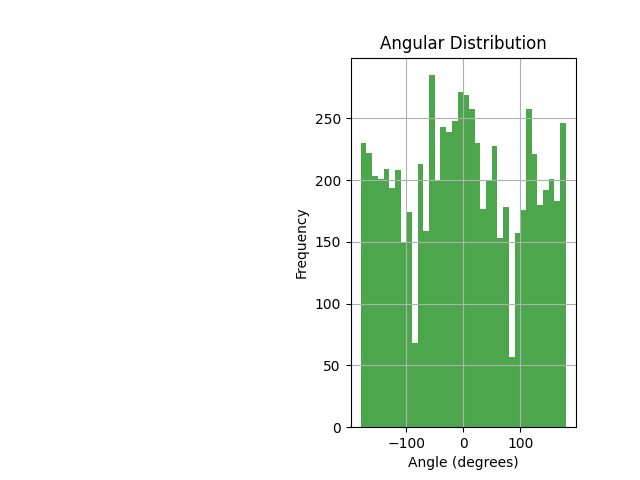
#> input picture CCA/1/angular_hist1.png, 640 x 480 px
$ python -i pattern_analyzer.py   (imports and definitions only)   (older library calls are emulated)
#> lines starting #> are read from the running program, lines starting #| are printed output that depends on the picture; after the words box and inside, x2 and y2 are one past the last pixel; in counts of white or black regions, pixels touching at a corner belong together
import os
import cv2
import numpy as np
import matplotlib.pyplot as plt
import csv
import re

# Function to extract relative points from the image
def generate_relative_points(image_path):
#> called with image_path = '1/angular_hist1.png'
    image = cv2.imread(image_path, cv2.IMREAD_GRAYSCALE)
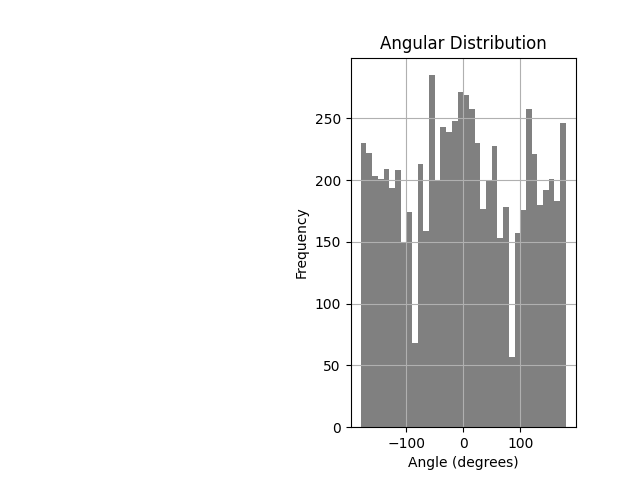
#> image: shape (480, 640); min 0, max 255, mean 231.3

    _, binary_dynamic = cv2.threshold(image, 100, 255, cv2.THRESH_BINARY_INV)
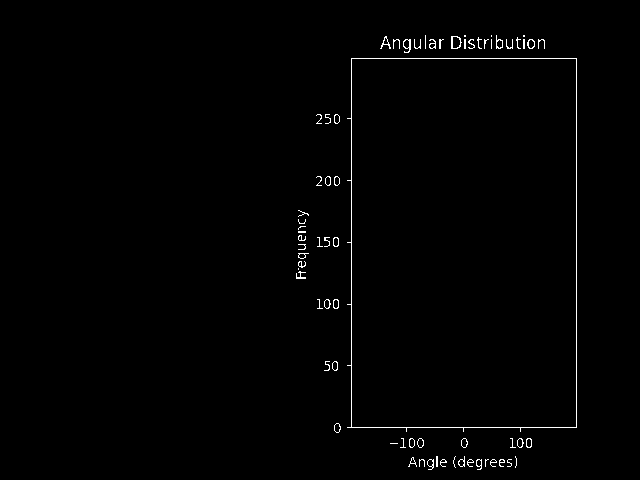
#> binary_dynamic: shape (480, 640); 0.9% white in thin lines or dots, all inside (x1, y1, x2, y2) = (296, 35, 577, 470)

    edges_sobel = cv2.Sobel(binary_dynamic, cv2.CV_64F, 1, 0, ksize=5) + cv2.Sobel(binary_dynamic, cv2.CV_64F, 0, 1, ksize=5)
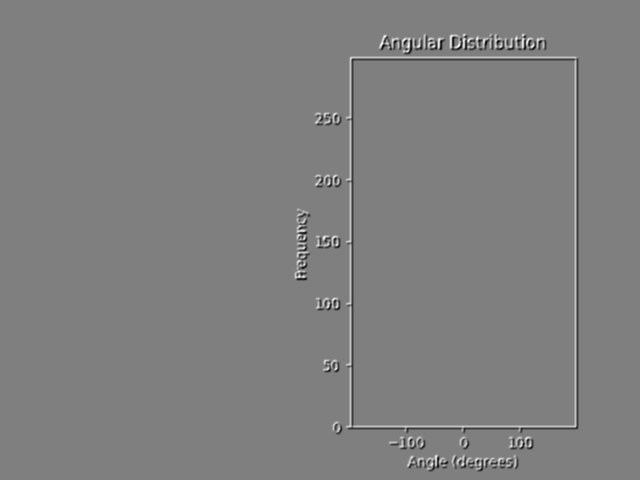
#> edges_sobel: shape (480, 640) float64; min -15810, max 15810, mean 0; drawn with min black and max white
    edges_canny = cv2.Canny(binary_dynamic, threshold1=50, threshold2=150)
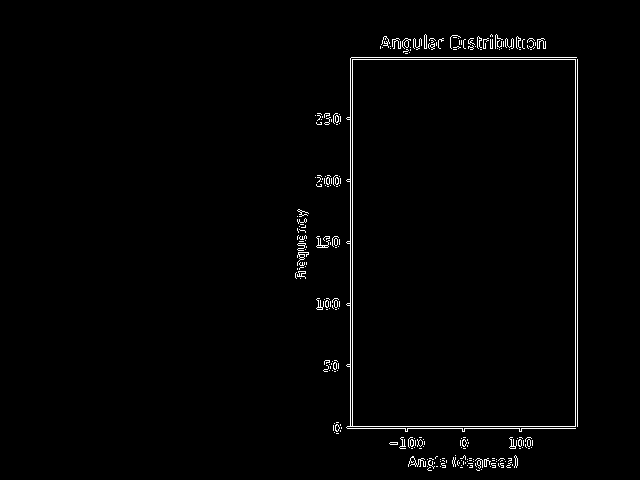
#> edges_canny: shape (480, 640); 1.5% white in thin lines or dots, all inside (x1, y1, x2, y2) = (295, 34, 578, 471)
    edges_laplacian = cv2.Laplacian(binary_dynamic, cv2.CV_64F)
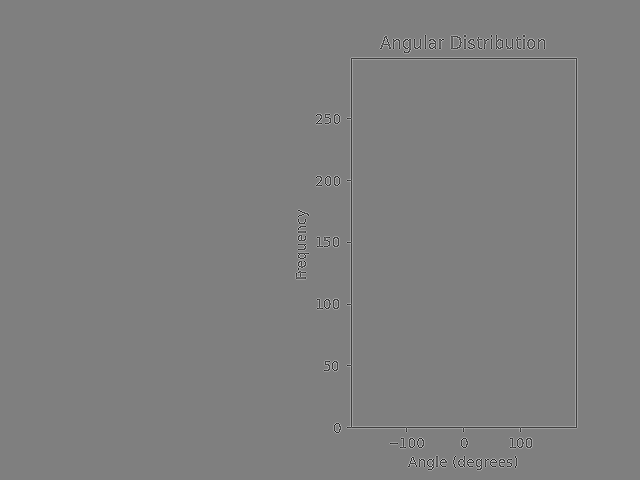
#> edges_laplacian: shape (480, 640) float64; min -1020, max 1020, mean 0; drawn with min black and max white

    edges_combined = np.uint8(np.absolute(edges_sobel) + edges_canny + edges_laplacian)
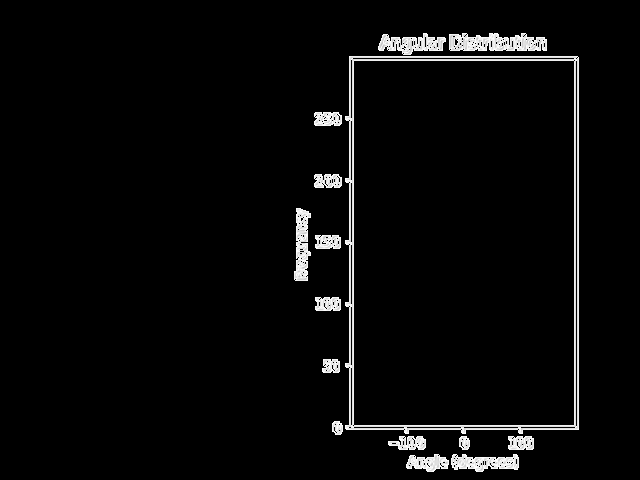
#> edges_combined: shape (480, 640); min 0, max 255, mean 9

    contours, _ = cv2.findContours(edges_combined, cv2.RETR_TREE, cv2.CHAIN_APPROX_SIMPLE)
#> contours = 188 contours, 172 with area under 20; largest, box (x1, y1, x2, y2) and area: (345, 56, 579, 434) 85564, (353, 60, 575, 426) 80663, (449, 33, 547, 51) 1302, (378, 33, 446, 55) 816, (294, 208, 311, 281) 786
    points = np.vstack(contours)
#> points = contour of 1475 points, box (x1, y1, x2, y2) (294, 33, 579, 472), area 55195

    center = np.array(image.shape) / 2
#> center = [240, 320]
    relative_points = points[:, 0, :] - center
#> relative_points = 1475 pairs, first value 54 to 338, second value -287 to 151

    return relative_points

# Function to save points to an image
# [249 lines left out: functions save_points_as_image, load_relative_points, calculate_distributions, save_distributions_to_csv, plot_histograms, create_html_summary and 4 more, not called in this run]


# [3 lines not run here, left out]

>>> result = generate_relative_points('1/angular_hist1.png')
#> result has the same summary as relative_points in generate_relative_points
